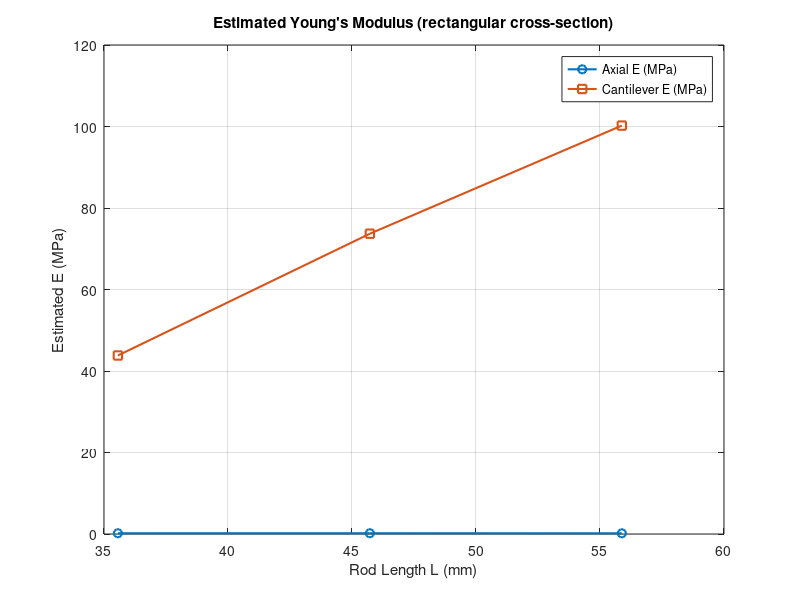
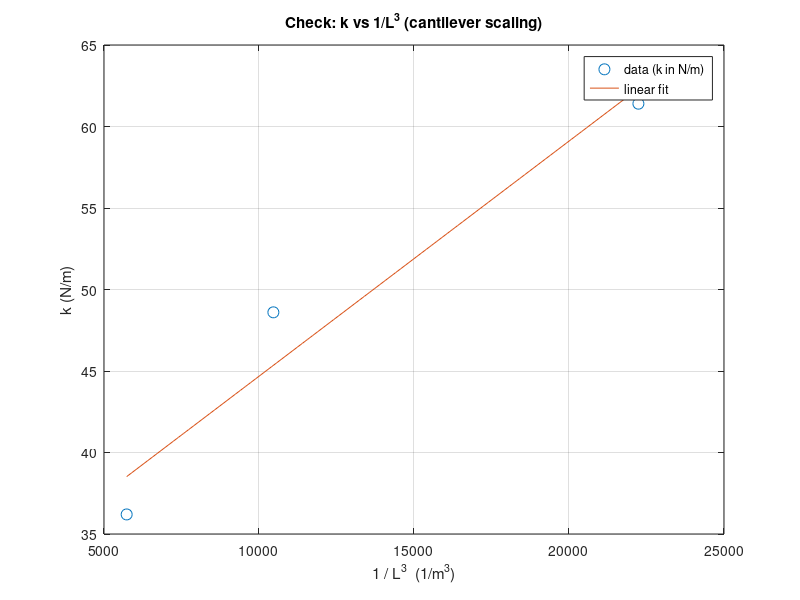

MATLAB code to generate these figures, in order:
clear; clc;

% === USER INPUT: edit these to your measured values ===
names = {'small','medium','large'};        % labels
k_vals = [0.0614, 0.0486, 0.0362];       % spring constants (N/mm)
L_vals = [35.56, 45.72, 55.88];                   % rod lengths (mm) -- change to your actual L
% Rectangular cross-section dimensions (mm)
b = 2.59;    % width (mm)  -- change to your measured width
h = 4.6;    % thickness (mm) -- change to thickness in bending direction

% === CONVERSIONS TO SI ===
k_SI = k_vals * 1000;   % N/mm -> N/m
L_SI = L_vals / 1000;   % mm -> m
b_SI = b / 1000;        % mm -> m
h_SI = h / 1000;        % mm -> m

% Area and second moment of area for rectangle
A_SI = b_SI .* h_SI;           % m^2
I_SI = (b_SI .* (h_SI.^3)) / 12; % m^4 (b*h^3/12)

% === COMPUTE YOUNG'S MODULUS ===
% Axial model
E_axial = (k_SI .* L_SI) ./ A_SI;   % Pa

% Cantilever tip-load model
E_cantilever = (k_SI .* (L_SI.^3)) ./ (3 * I_SI);  % Pa

% === DISPLAY RESULTS ===
fprintf('\n=== Estimated Young''s Modulus (rectangular cross-section) ===\n');
fprintf('Rod\tk (N/mm)\tL (mm)\tE_axial (MPa)\tE_cantilever (MPa)\n');
fprintf('---------------------------------------------------------------\n');
for i = 1:length(k_vals)
    fprintf('%-6s\t%.4f\t\t%.1f\t\t%.3f\t\t%.3f\n', ...
        names{i}, k_vals(i), L_vals(i), E_axial(i)/1e6, E_cantilever(i)/1e6);
end

% === PLOT: E vs L for both models ===
figure;
plot(L_vals, E_axial/1e6, 'o-', 'LineWidth', 1.5, 'DisplayName', 'Axial E (MPa)');
hold on;
plot(L_vals, E_cantilever/1e6, 's-', 'LineWidth', 1.5, 'DisplayName', 'Cantilever E (MPa)');
xlabel('Rod Length L (mm)');
ylabel('Estimated E (MPa)');
title('Estimated Young''s Modulus (rectangular cross-section)');
legend('Location','best');
grid on;

% === OPTIONAL: check cantilever scaling k ~ 1/L^3 ===
invL3 = 1./(L_SI.^3);
% linear fit k_SI = slope * (1/L^3) + intercept
p = polyfit(invL3, k_SI, 1);
slope = p(1);
intercept = p(2);

% Using slope, estimate E from theoretical relation:
% For cantilever: k = (3 E I) / L^3  -> slope (in k vs 1/L^3) = 3 E I
% => E_est_from_slope = slope / (3*I)
E_from_slope = slope ./ (3 * I_SI(1)); % if cross-section same for all, use I of first (or avg)

fprintf('\n=== Cantilever scaling fit (k vs 1/L^3) ===\n');
fprintf('Fit: k = slope*(1/L^3) + intercept\n');
fprintf('slope = %.4e  (N*m^3)\n', slope);
fprintf('intercept = %.4e (N/m)\n', intercept);
fprintf('Estimated E from slope (using I of first rod): %.3f MPa\n', E_from_slope/1e6);

% Plot k vs 1/L^3 and fit
figure;
plot(invL3, k_SI, 'o', 'MarkerSize',8, 'DisplayName','data (k in N/m)');
hold on;
xfit = linspace(min(invL3), max(invL3), 100);
plot(xfit, polyval(p, xfit), '-', 'DisplayName','linear fit');
xlabel('1 / L^3  (1/m^3)');
ylabel('k (N/m)');
title('Check: k vs 1/L^3 (cantilever scaling)');
legend('Location','best');
grid on;

% === NOTES ===
fprintf(['\nNotes:\n' ...
    '- A = b*h and I = b*h^3/12 (assumes bending axis uses h^3 term).\n' ...
    '- Make sure h corresponds to the thickness in the bending direction (the dimension raised to the 3rd power).\n' ...
    '- If the cross-section/orientation differs for each rod, set b and h arrays per-rod instead of scalars.\n']);


